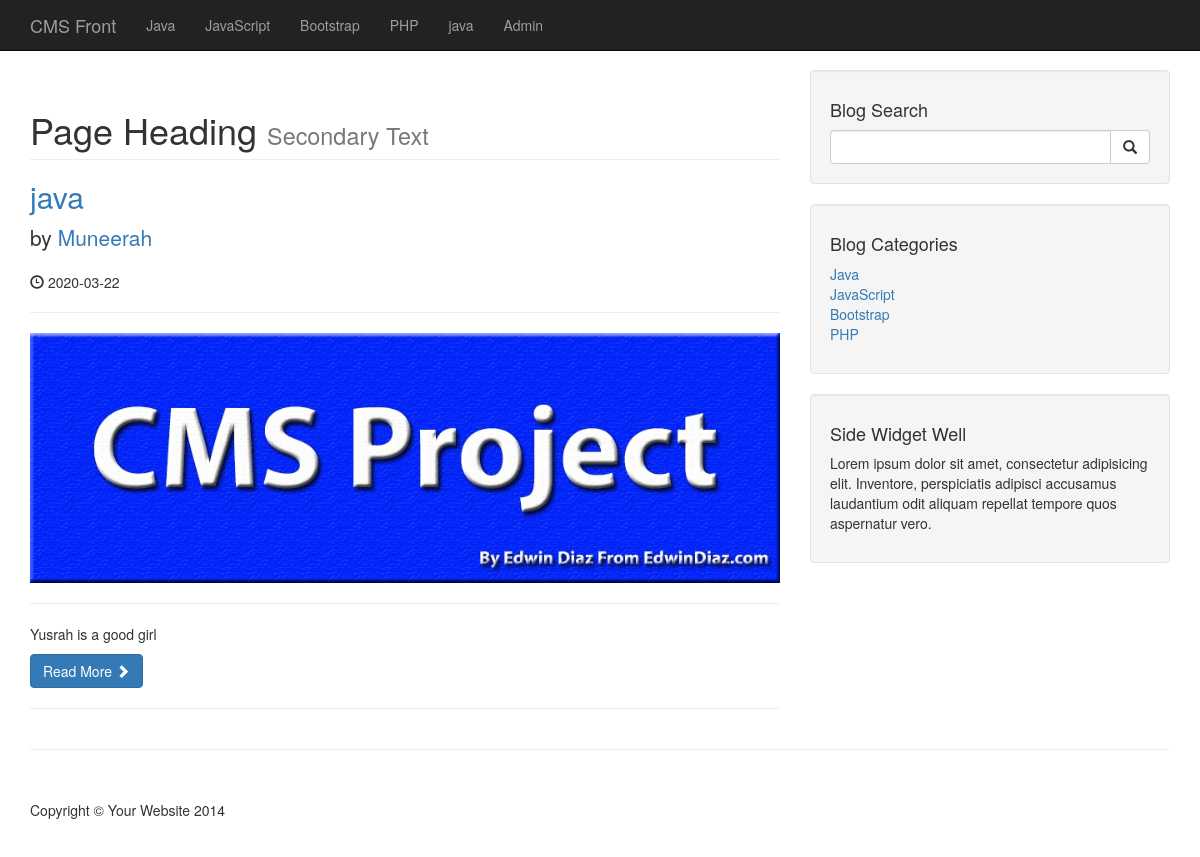
The page / on the database its author committed.
### tables this page shows
CREATE TABLE `categories` (
  `cat_id` int(3) NOT NULL,
  `cat_tittle` varchar(255) NOT NULL
);

CREATE TABLE `posts` (
  `posts_id` int(3) NOT NULL,
  `post_category_id` int(3) NOT NULL,
  `post_title` varchar(255) NOT NULL,
  `post_author` varchar(255) NOT NULL,
  `post_date` date NOT NULL,
  `post_image` text NOT NULL,
  `post_content` text NOT NULL,
  `post_tags` varchar(225) NOT NULL,
  `post_comment_count` varchar(11) NOT NULL,
  `post_status` varchar(255) NOT NULL DEFAULT 'draft'
);

### index.php (the view)
<?php  include "include/db.php"?>
<?php  include "include/header.php"?>
<?php  include "include/navigation.php"?>
    <div class="container">
        <div class="row">
            <div class="col-md-8">
     <?php
     $query = "SELECT * FROM posts";
     $select_all_posts_query = mysqli_query($connection, $query);
  while ($row = mysqli_fetch_assoc( $select_all_posts_query )) {
       $post_title = $row['post_title'];
       $post_author = $row['post_author'];
       $post_date = $row['post_date'];
       $post_image = $row['post_image'];
       $post_content = $row['post_content'];
       ?>
     <h1 class="page-header">
                    Page Heading
                    <small>Secondary Text</small>
                </h1>
                <h2>
            <a href="#"><?php echo $post_title ?></a>
                </h2>
         <p class="lead">
        by <a href="index.php"><?php echo $post_author?></a>
                </p>
                <p><span class="glyphicon glyphicon-time"></span> <?php echo $post_date ?></p>
                <hr>
                <img class="img-responsive" src="Images/<?php echo $post_image; ?>" alt="">
                <hr>
                <p><?php echo $post_content ?></p>
                <a class="btn btn-primary" href="#">Read More <span class="glyphicon glyphicon-chevron-right"></span></a>
                <hr>
      <?php
    }
 ?>
            </div>
          <?php  include "include/sidebar.php"?>
        </div>
        <hr>
<?php  include "include/footer.php"?>

### include/header.php (shortened to what this page needs)
<!DOCTYPE html>
<html lang="en">
<head>
    <link href="css/bootstrap.min.css" rel="stylesheet">
    <link href="css/blog-home.css" rel="stylesheet">
</head>
<body>

### include/navigation.php (shortened to what this page needs)
<nav class="navbar navbar-inverse navbar-fixed-top" role="navigation">
     <div class="container">
         <div class="navbar-header">
             <a class="navbar-brand" href="index.php">CMS Front</a>
         </div>
         <div class="collapse navbar-collapse" id="bs-example-navbar-collapse-1">
             <ul class="nav navbar-nav">
         <?php
           $query = "SELECT * FROM categories ";
           $select_all_categories_query = mysqli_query($connection, $query);
           while ($row = mysqli_fetch_assoc( $select_all_categories_query )) {
              $cat_tittle = $row['cat_tittle'];
              echo "<li><a href='#'>{$cat_tittle}</a></li> ";
           }
         ?>
                 <li>
                     <a href="admin">Admin</a>
                 </li>
             </ul>
         </div>
     </div>
 </nav>

### include/sidebar.php
 <div class="col-md-4">
                <div class="well">
                <h4>Blog Search</h4>
<form action="search.php" method="post">
<div class="input-group">
<input name="search" type="text" class="form-control">
<span class="input-group-btn">
<button name="submit" class="btn btn-default" type="submit">
    <span class="glyphicon glyphicon-search"></span>
                        </button>
                        </span>
                    </div>
                </form>
                </div>
                <div class="well">
<?php
$query = "SELECT * FROM categories LIMIT 4 ";
$select_all_categories_sidebar = mysqli_query($connection, $query);
?>
                    <h4>Blog Categories</h4>
                    <div class="row">
                        <div class="col-lg-12">
               <ul class="list-unstyled">
             <?php
while ($row = mysqli_fetch_assoc( $select_all_categories_sidebar )) {
$cat_tittle = $row['cat_tittle'];
$cat_id = $row['cat_id'];
echo "<li><a href='category.php?category=$cat_id '>{$cat_tittle}</a></li> ";
}
             ?>
                            </ul>
                        </div>
                    </div>
                </div>
               <?php include "widget.php" ?>
            </div>

### include/widget.php
<div class="well">
<h4>Side Widget Well</h4>
<p>Lorem ipsum dolor sit amet, consectetur adipisicing elit. Inventore, perspiciatis adipisci accusamus laudantium odit aliquam repellat tempore quos aspernatur vero.</p>
</div>

### include/footer.php (shortened to what this page needs)
        <footer>
            <div class="row">
                <div class="col-lg-12">
                    <p>Copyright &copy; Your Website 2014</p>
                </div>
            </div>
        </footer>
    </div>
</body>
</html>

### css/blog-home.css (style rules this page uses)
body { padding-top: 70px; }
footer { margin: 50px 0; }

### rows shown on the page
categories: cat_tittle "Java"
categories: cat_tittle "JavaScript"
categories: cat_tittle "Bootstrap"
categories: cat_tittle "PHP"
categories: cat_tittle "java"
posts: post_title "java", post_author "Muneerah", post_date "2020-03-22", post_image (picture), post_content "Yusrah is a good girl"
